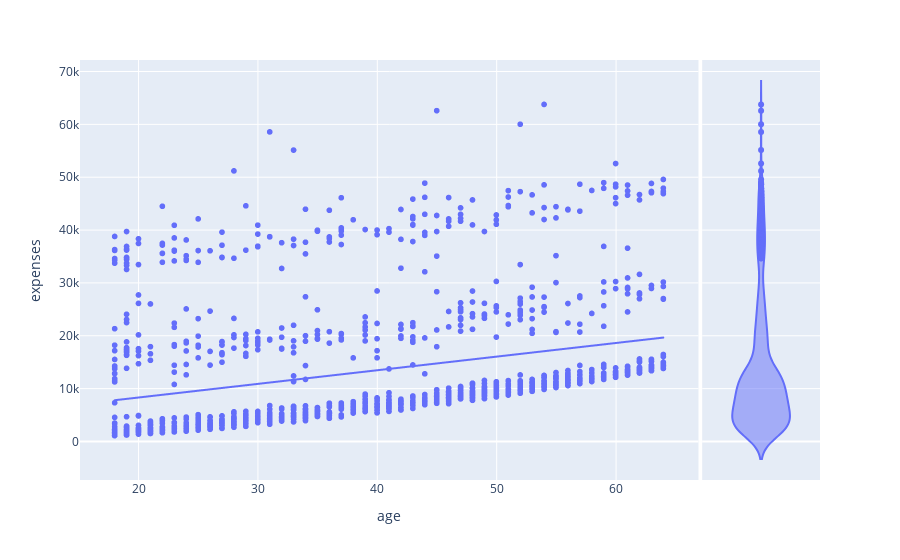

Notebook code cell kept with this figure:
### Code cell
px.scatter(data, y = 'expenses',
           x = 'age',
           marginal_y = 'violin',
           trendline = 'ols')

### Figure 1 — Plotly figure (JSON) as saved in the notebook; plotly's stock layout.template omitted (floating-point values rounded to 4 significant figures; data arrays with more than 128 entries replaced by an {"elided": "..."} marker saying what was removed)
{"data": [{"hovertemplate": "age=%{x}<br>expenses=%{y}<extra></extra>", "legendgroup": "", "marker": {"color": "#636efa", "symbol": "circle"}, "mode": "markers", "name": "", "showlegend": false, "type": "scattergl", "x": {"elided": "1338 int values"}, "xaxis": "x", "y": {"elided": "1338 float values"}, "yaxis": "y"}, {"alignmentgroup": "True", "hovertemplate": "expenses=%{y}<extra></extra>", "legendgroup": "", "marker": {"color": "#636efa", "symbol": "circle"}, "name": "", "offsetgroup": "", "scalegroup": "y", "showlegend": false, "type": "violin", "xaxis": "x2", "y": {"elided": "1338 float values"}, "yaxis": "y2"}, {"hovertemplate": "<b>OLS trendline</b><br>expenses = 257.723 * age + 3165.89<br>R<sup>2</sup>=0.089406<br><br>age=%{x}<br>expenses=%{y} <b>(trend)</b><extra></extra>", "legendgroup": "", "marker": {"color": "#636efa", "symbol": "circle"}, "mode": "lines", "name": "", "showlegend": false, "type": "scattergl", "x": {"elided": "1338 int values"}, "xaxis": "x", "y": {"elided": "1338 float values"}, "yaxis": "y"}], "layout": {"legend": {"tracegroupgap": 0}, "margin": {"t": 60}, "xaxis": {"anchor": "y", "domain": [0, 0.8358], "title": {"text": "age"}}, "xaxis2": {"anchor": "y2", "domain": [0.8408, 1], "matches": "x2", "showgrid": false, "showline": false, "showticklabels": false, "ticks": ""}, "yaxis": {"anchor": "x", "domain": [0, 1], "title": {"text": "expenses"}}, "yaxis2": {"anchor": "x2", "domain": [0, 1], "matches": "y", "showgrid": true, "showticklabels": false}}}
